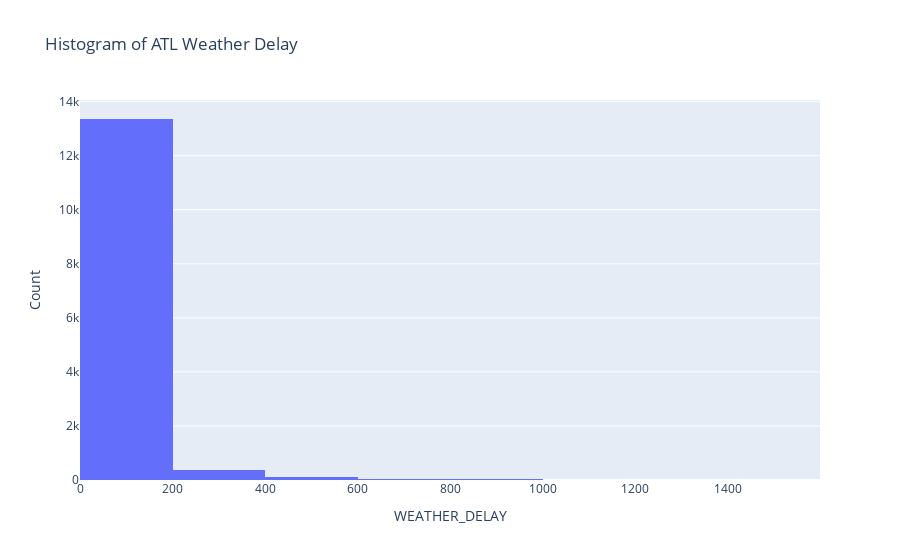

Notebook cell for this chart:
### Code cell
origin = 'ATL'
fig = px.histogram(weather_delay.loc[weather_delay['ORIGIN']==origin], x='WEATHER_DELAY', nbins=10, title=f'Histogram of {origin} Weather Delay') # nbins=10 to bin data
# , marginal='rug'
fig.update_layout(yaxis_title="Count")
# fig.add_scatter(x=[2754.20]*100, y=np.linspace(0,400,100),name='mean', mode='lines+markers', hovertext='test', text='text')
fig.show()

### Figure 1 — Plotly figure (JSON) as saved in the notebook; plotly's stock layout.template omitted (floating-point values rounded to 4 significant figures; data arrays with more than 128 entries replaced by an {"elided": "..."} marker saying what was removed)
{"data": [{"alignmentgroup": "True", "bingroup": "x", "hovertemplate": "WEATHER_DELAY=%{x}<br>count=%{y}<extra></extra>", "legendgroup": "", "marker": {"color": "#636efa", "pattern": {"shape": ""}}, "name": "", "nbinsx": 10, "offsetgroup": "", "orientation": "v", "showlegend": false, "type": "histogram", "x": {"elided": "13940 int values"}, "xaxis": "x", "yaxis": "y"}], "layout": {"barmode": "relative", "legend": {"tracegroupgap": 0}, "title": {"text": "Histogram of ATL Weather Delay"}, "xaxis": {"anchor": "y", "domain": [0, 1], "title": {"text": "WEATHER_DELAY"}}, "yaxis": {"anchor": "x", "domain": [0, 1], "title": {"text": "Count"}}}}
